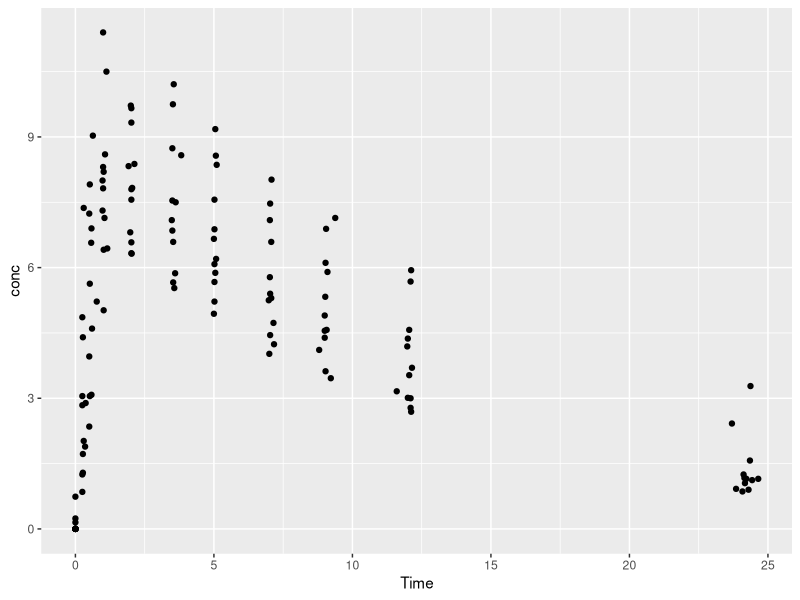
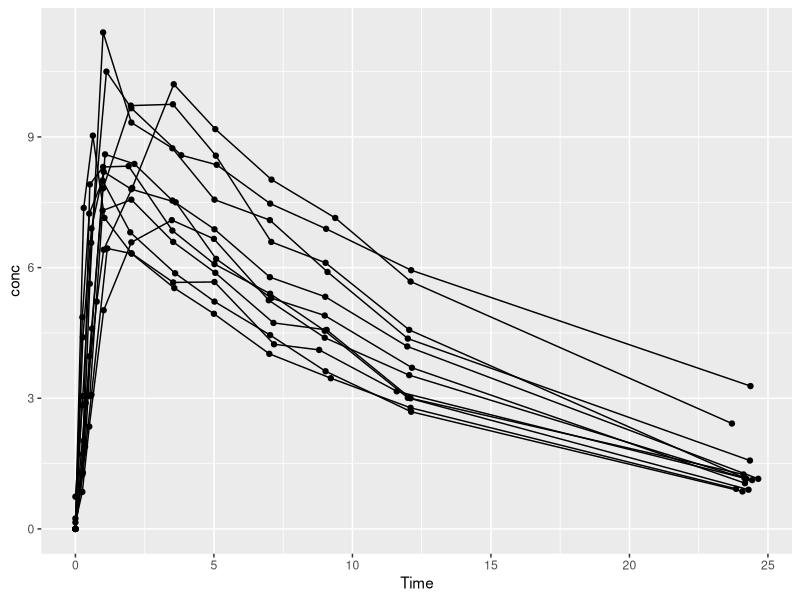
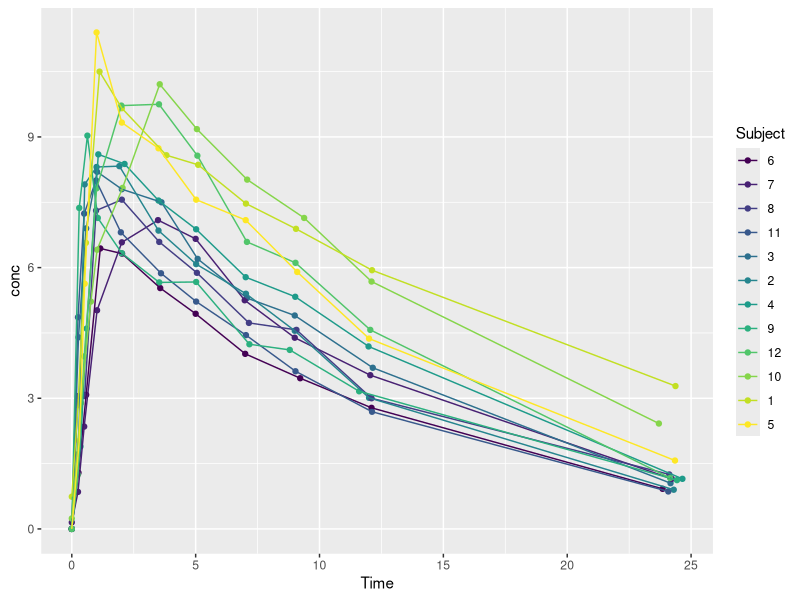
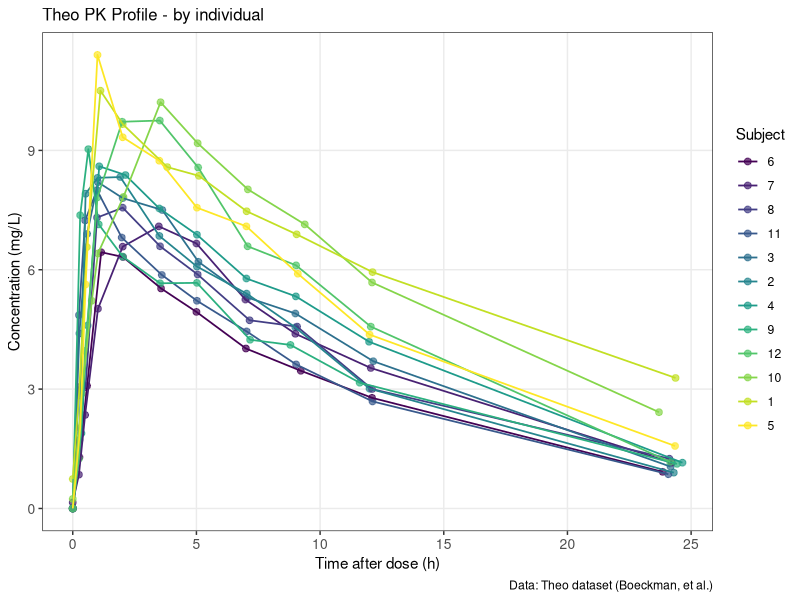
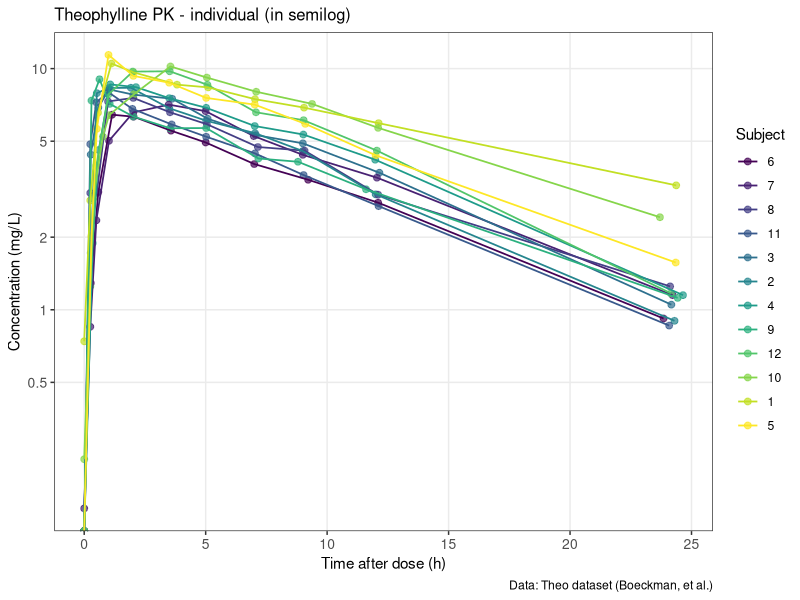
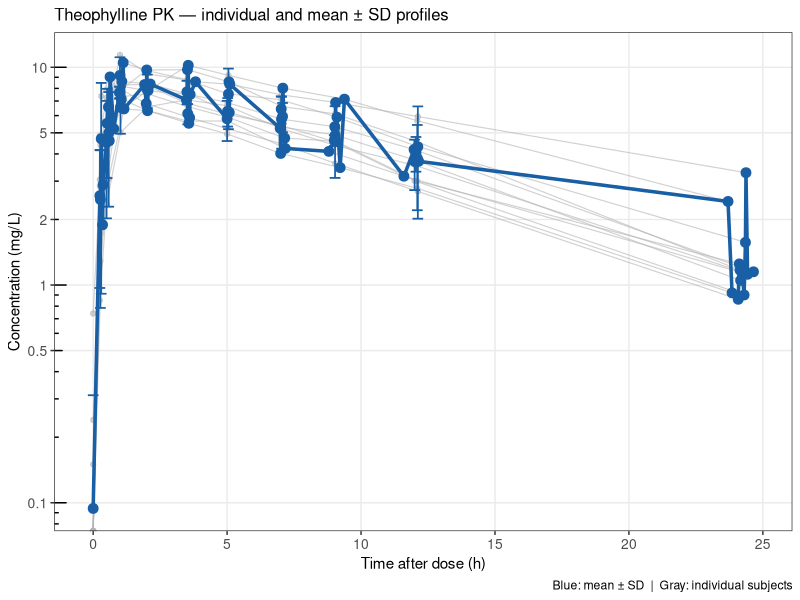
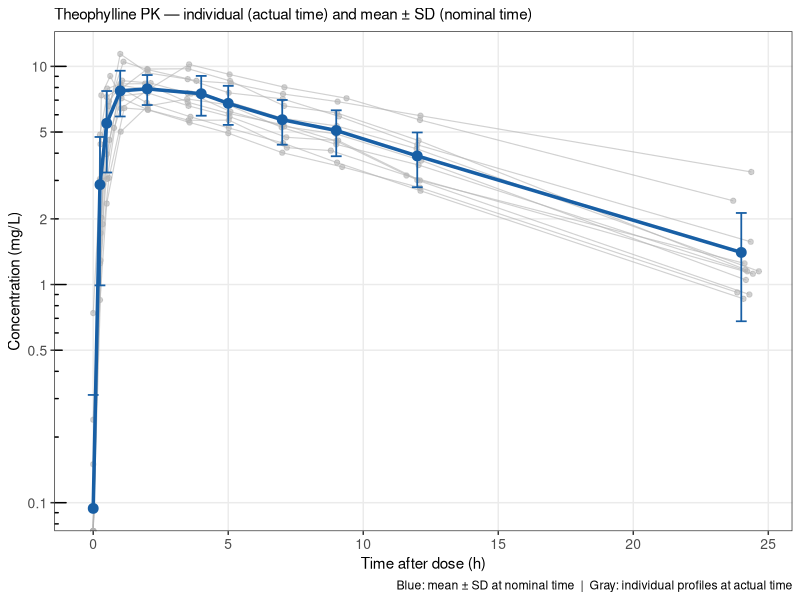
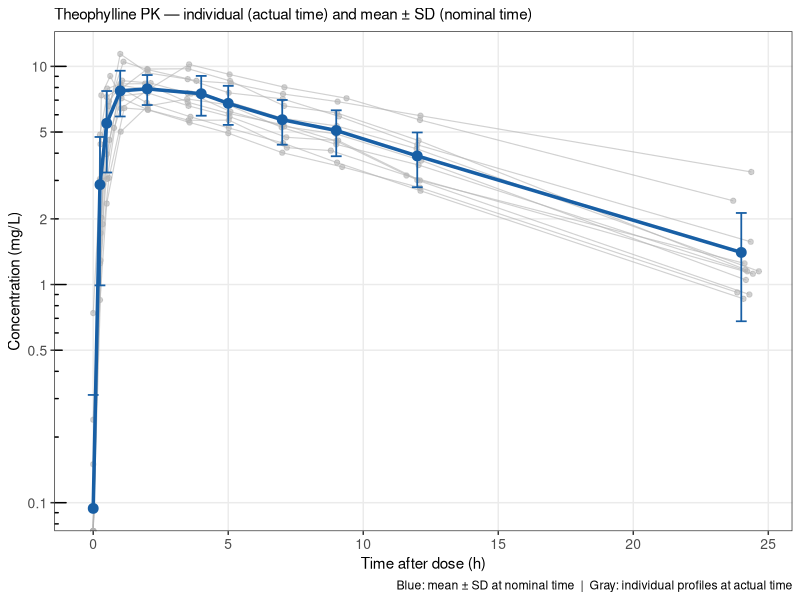

The R script that drew these images, in order:
# ── Module 05: ggplot2 — PK figures ──────────────────────────────────────────
# Author: Dylan Glatt
# Date:   2026-05-06
# Data:   Theoph — built-in R dataset, real theophylline PK
#         12 subjects, single oral dose, rich sampling

library(tidyverse)

# ── 1. Load and inspect the data ─────────────────────────────────────────────

pk <- as_tibble(Theoph)   # convert to tibble for cleaner printing
glimpse(pk)
head(pk, 20)

# Column meanings:
# Subject  — subject ID (factor, 1–12)
# Wt       — body weight (kg)
# Dose     — dose in mg/kg
# Time     — time after dose (hours)
# conc     — theophylline concentration (mg/L)

# How many subjects, timepoints per subject?
pk |> count(Subject)

# Dose range across subjects, 

pk_dose <- pk |>
  group_by(Subject) |>
  summarize(dose_mgkg = first(Dose), weight_kg = first(Wt)) |>
  mutate(total_dose_mg = dose_mgkg * weight_kg) |>
arrange(desc(total_dose_mg))

# merged Time-concentration data with the new total_dose_mg column
pk_merged <- pk |> 
  left_join(pk_dose, by = "Subject")

# removing duplicate columns
pk_merged <- pk_merged |> select(-Dose) # drop dose_mg (keep all else)
pk_merged <- pk_merged |> select(-Wt) # drop dose_mg (keep all else)

# ── 2. Linear scale — individual profiles ────────────────────────────────────

# Start minimal — just the scaffolding
ggplot(data = pk, aes(x=Time, y=conc)) +
  geom_point()

# Time must be capitalized, and conc must be lowercase - it seems 

# Connect each subject's points with lines
# group = Subject tells ggplot which points belong together
ggplot(data = pk, aes(x = Time, y = conc, group = Subject)) +
  geom_point() +
  geom_line()

# Color by subject — spaghetti plot
ggplot(data = pk, aes(x = Time, y = conc, group = Subject, color = Subject)) +
  geom_point() +
  geom_line()

# ── 3. Clean it up with labels and theme ─────────────────────────────────────

p_linear <- ggplot(data = pk, 
                   aes(x=Time, 
                       y=conc, 
                       group=Subject,
                       color=Subject)) + 
  geom_point(size=2, alpha=0.7) + 
  geom_line(linewidth=0.6, alpha=07) + 
  labs(
    title = "Theo PK Profile - by individual",
    x = "Time after dose (h)",
    y = "Concentration (mg/L)",
    color = "Subject",
    caption = "Data: Theo dataset (Boeckman, et al.)"
  ) + 
  theme_bw() + 
  theme(
    legend.position = "right",
    plot.title = element_text(size=12, face="plain"),
    axis.title = element_text(size=11),
    axis.text = element_text(size=10),
    panel.grid.minor = element_blank()
  )

p_linear

# ── 4. Semi-log scale — the standard for PK reporting ────────────────────────

p_log <- p_linear +
  scale_y_log10(
    breaks = c(0.1,0.5,1,2,5,10,20),
    labels = c("0.1","0.5","1","2","5","10","20")
  ) + 
  labs(title = "Theophylline PK - individual (in semilog)") +
  annotation_logticks(sides = "1") # log tick marks on left axis

p_log

# ── 5. Compute mean profile ───────────────────────────────────────────────────

pk_mean <- pk |>
  group_by(Time) |>
  summarize(
    mean_conc = mean(conc),
    sd_conc = sd(conc),
    n = n(),
    se_conc = sd_conc/sqrt(n),
    .groups = "drop"
  )

# ── 6. Individual + mean overlay ─────────────────────────────────────────────

p_overlay <- ggplot() +
  geom_line(data = pk,
            aes(x = Time, y = conc, group = Subject),
            color = "gray70", linewidth = 0.4, alpha = 0.6) +
  geom_point(data = pk,
             aes(x = Time, y = conc, group = Subject),
             color = "gray70", size = 1.5, alpha = 0.6) +
  geom_line(data = pk_mean,
            aes(x = Time, y = mean_conc),
            color = "#185FA5", linewidth = 1.2) +
  geom_point(data = pk_mean,
             aes(x = Time, y = mean_conc),
             color = "#185FA5", size = 3) +
  geom_errorbar(data = pk_mean,
                aes(x = Time,
                    ymin = mean_conc - sd_conc,
                    ymax = mean_conc + sd_conc),
                color = "#185FA5", width = 0.4, linewidth = 0.6) +
  scale_y_log10(breaks = c(0.1, 0.5, 1, 2, 5, 10, 20),
                labels = c("0.1", "0.5", "1", "2", "5", "10", "20")) +
  annotation_logticks(sides = "l") +
  labs(
    title   = "Theophylline PK — individual and mean ± SD profiles",
    x       = "Time after dose (h)",
    y       = "Concentration (mg/L)",
    caption = "Blue: mean ± SD  |  Gray: individual subjects"
  ) +
  theme_bw() +
  theme(
    plot.title       = element_text(size = 12, face = "plain"),
    axis.title       = element_text(size = 11),
    axis.text        = element_text(size = 10),
    panel.grid.minor = element_blank()
  )

p_overlay

# Update the code to reproduce the mean profile using nominal time 

# ── Nominal time mapping ──────────────────────────────────────────────────────

# First, look at the actual times in the dataset to understand the spread
pk |> group_by(Subject) |> summarize(times = list(round(Time, 2)))
sort(unique(round(pk$Time, 2)))

# ── Add nominal time column ───────────────────────────────────────────────────
# Theoph nominal collection times: 0, 0.25, 0.5, 1, 2, 4, 5, 7, 9, 12, 24h

pk <- pk |>
  mutate(
    nom_time = case_when(
      Time == 0          ~ 0,
      Time < 0.4         ~ 0.25,
      Time < 0.75        ~ 0.5,
      Time < 1.5         ~ 1,
      Time < 3           ~ 2,
      Time < 4.5         ~ 4,
      Time < 6           ~ 5,
      Time < 8           ~ 7,
      Time < 10.5        ~ 9,
      Time < 18          ~ 12,
      TRUE               ~ 24
    )
  )

# Verify the mapping looks right — each actual time should map sensibly
pk |> select(Subject, Time, nom_time, conc) |> print(n = 30)

# ── Mean profile using nominal time ──────────────────────────────────────────

pk_mean <- pk |>
  group_by(nom_time) |>
  summarize(
    n         = n(),
    mean_conc = mean(conc),
    sd_conc   = sd(conc),
    geomean   = exp(mean(log(conc[conc > 0]))),
    .groups   = "drop"
  )

pk_mean

# ── Corrected overlay plot ────────────────────────────────────────────────────
# Individual data: actual time (Time)
# Mean profile: nominal time (nom_time)

p_overlay_corrected <- ggplot() +
  geom_line(data = pk,
            aes(x = Time, y = conc, group = Subject),
            color = "gray70", linewidth = 0.4, alpha = 0.6) +
  geom_point(data = pk,
             aes(x = Time, y = conc),
             color = "gray70", size = 1.5, alpha = 0.6) +
  geom_line(data = pk_mean,
            aes(x = nom_time, y = mean_conc),
            color = "#185FA5", linewidth = 1.2) +
  geom_point(data = pk_mean,
             aes(x = nom_time, y = mean_conc),
             color = "#185FA5", size = 3) +
  geom_errorbar(data = pk_mean,
                aes(x    = nom_time,
                    ymin = mean_conc - sd_conc,
                    ymax = mean_conc + sd_conc),
                color = "#185FA5", width = 0.4, linewidth = 0.6) +
  scale_y_log10(breaks = c(0.1, 0.5, 1, 2, 5, 10, 20),
                labels = c("0.1", "0.5", "1", "2", "5", "10", "20")) +
  annotation_logticks(sides = "l") +
  labs(
    title   = "Theophylline PK — individual (actual time) and mean ± SD (nominal time)",
    x       = "Time after dose (h)",
    y       = "Concentration (mg/L)",
    caption = "Blue: mean ± SD at nominal time  |  Gray: individual profiles at actual time"
  ) +
  theme_bw() +
  theme(
    plot.title       = element_text(size = 11, face = "plain"),
    axis.title       = element_text(size = 11),
    axis.text        = element_text(size = 10),
    panel.grid.minor = element_blank()
  )

p_overlay_corrected

# Save the corrected version
ggsave(
  filename = "outputs/figures/m05_theoph_mean_overlay_corrected.png",
  plot     = p_overlay_corrected,
  width    = 8, height = 5, dpi = 300, units = "in"
)
